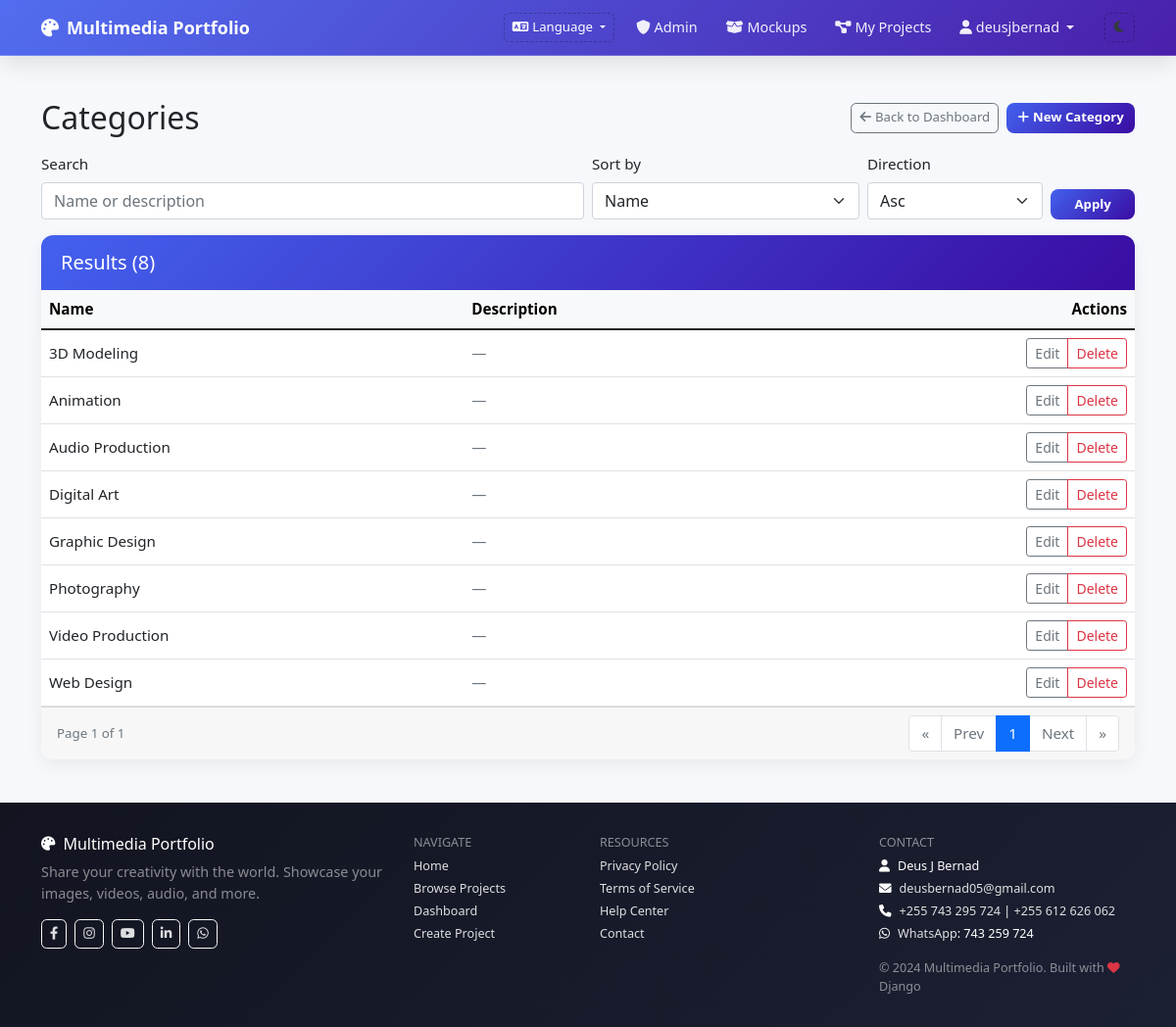
Page /en/control/categories/ (signed in) on the earlier database version.
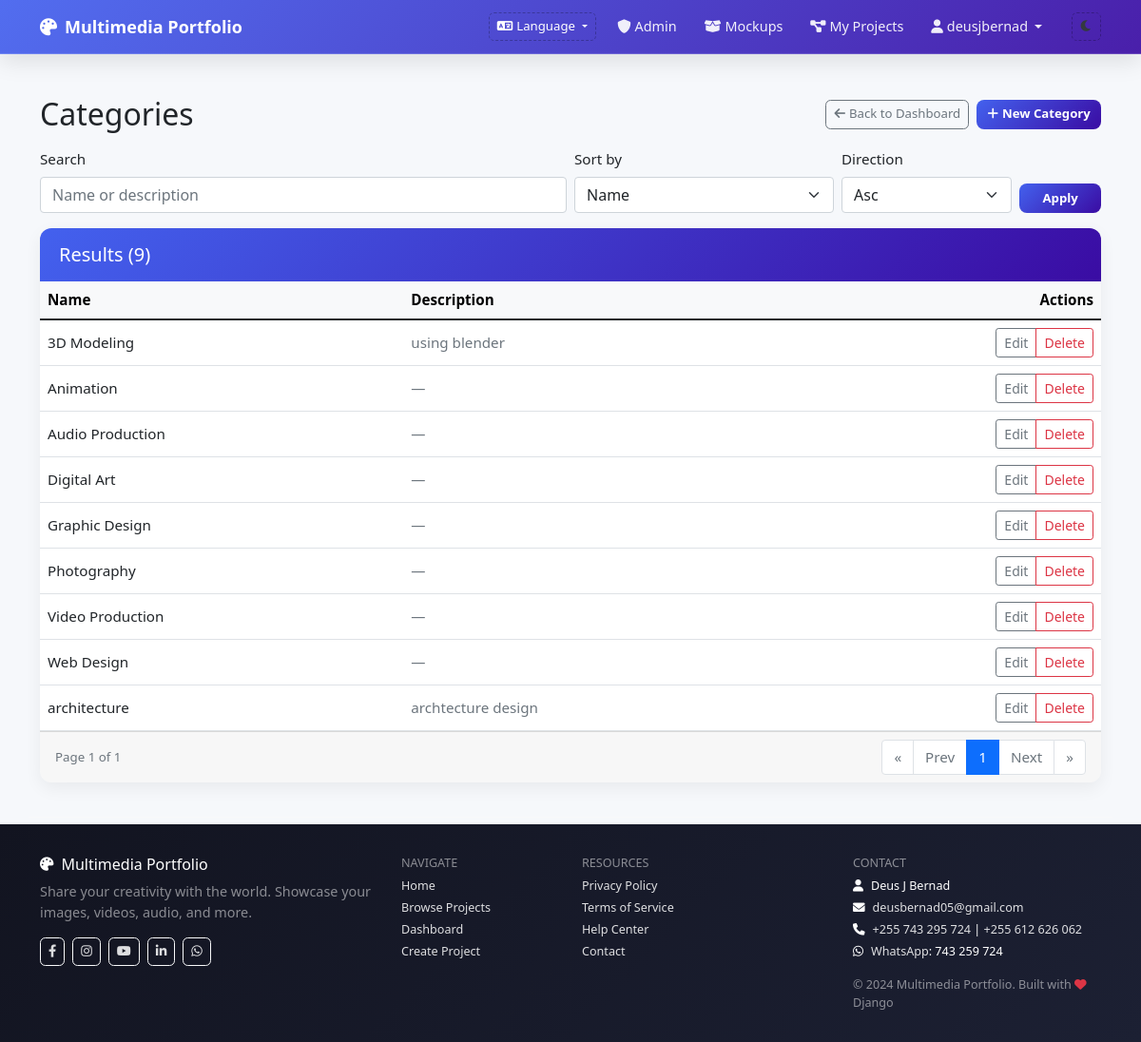
Same page on the later database version.
### projects/models.py (models this page shows, shortened)
class Category(models.Model):
    name = models.CharField(max_length=100)
    description = models.TextField(blank=True)

### core/views.py (the view)
# urls.py: path('control/categories/', views.admin_categories, name='admin_categories'),
@login_required
def admin_categories(request):
    if not request.user.is_staff:
        return redirect('core:home')
    q = (request.GET.get('q') or '').strip()
    cats = Category.objects.all()
    if q:
        cats = cats.filter(Q(name__icontains=q) | Q(description__icontains=q))
    sort = request.GET.get('sort') or 'name'
    direction = request.GET.get('dir') or 'asc'
    allowed = {'name': 'name', 'created': 'id'}
    order_field = allowed.get(sort, 'name')
    if direction == 'desc':
        order_field = f'-{order_field}'
    cats = cats.order_by(order_field)
    page_size = int(request.GET.get('page_size') or 10)
    paginator = Paginator(cats, page_size)
    page_number = request.GET.get('page') or 1
    page_obj = paginator.get_page(page_number)
    context = {
        'q': q,
        'sort': sort,
        'dir': direction,
        'page_obj': page_obj,
        'page_size': page_size,
        'total_categories': paginator.count,
    }
    return render(request, 'core/admin_categories.html', context)

### core/templates/core/admin_categories.html (shortened to what the changed rows need)
{% extends 'base.html' %}
{% load i18n %}
{% block content %}
<div class="container py-4">
  <div class="d-flex align-items-center justify-content-between mb-3">
    <h2 class="mb-0">{% trans "Categories" %}</h2>
  </div>
  <div class="card">
    <div class="card-header d-flex justify-content-between align-items-center">
      <h5 class="mb-0">{% trans "Results" %} ({{ total_categories }})</h5>
    </div>
    <div class="table-responsive">
      <table class="table table-hover align-middle mb-0">
        <thead class="table-light">
          <tr>
            <th>{% trans "Name" %}</th>
            <th>{% trans "Description" %}</th>
            <th class="text-end">{% trans "Actions" %}</th>
          </tr>
        </thead>
        <tbody>
          {% for c in page_obj.object_list %}
          <tr>
            <td>{{ c.name }}</td>
            <td class="text-muted">{{ c.description|default:'—' }}</td>
            <td class="text-end">
              <div class="btn-group btn-group-sm" role="group">
                <a class="btn btn-outline-secondary" href="{% url 'core:admin_category_edit' c.id %}">{% trans "Edit" %}</a>
                <button class="btn btn-outline-danger" data-action="delete" data-id="{{ c.id }}">{% trans "Delete" %}</button>
              </div>
            </td>
          </tr>
          {% empty %}
          <tr><td colspan="3" class="text-center text-muted py-3">{% trans "No categories found." %}</td></tr>
          {% endfor %}
        </tbody>
      </table>
    </div>
  </div>
</div>
{% endblock %}

Differences in the rows shown:
changed Category "3D Modeling": description "—" → "using blender"
added Category: name "architecture", description "archtecture design"
Other differences:
{{ total_categories }}: "8" → "9"
